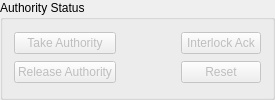
       <widget class="QGroupBox" name="groupBox_commands_2">
        <property name="title">
         <string>Authority Status</string>
        </property>
        <layout class="QGridLayout" name="gridLayout_6">
         <item row="0" column="0">
          <widget class="QPushButton" name="pushButton_take_auth">
           <property name="enabled">
            <bool>false</bool>
           </property>
           <property name="text">
            <string>Take Authority</string>
           </property>
          </widget>
         </item>
         <item row="0" column="1">
          <spacer name="horizontalSpacer_26">
           <property name="orientation">
            <enum>Qt::Horizontal</enum>
           </property>
           <property name="sizeHint" stdset="0">
            <size>
             <width>59</width>
             <height>20</height>
            </size>
           </property>
          </spacer>
         </item>
         <item row="0" column="2">
          <widget class="QPushButton" name="pushButton_interlock_ack">
           <property name="enabled">
            <bool>false</bool>
           </property>
           <property name="text">
            <string>Interlock Ack</string>
           </property>
          </widget>
         </item>
         <item row="1" column="0">
          <widget class="QPushButton" name="pushButton_release_auth">
           <property name="enabled">
            <bool>false</bool>
           </property>
           <property name="text">
            <string>Release Authority</string>
           </property>
          </widget>
         </item>
         <item row="1" column="1">
          <spacer name="horizontalSpacer_28">
           <property name="orientation">
            <enum>Qt::Horizontal</enum>
           </property>
           <property name="sizeHint" stdset="0">
            <size>
             <width>59</width>
             <height>20</height>
            </size>
           </property>
          </spacer>
         </item>
         <item row="1" column="2">
          <widget class="QPushButton" name="pushButton_reset">
           <property name="enabled">
            <bool>false</bool>
           </property>
           <property name="text">
            <string>Reset</string>
           </property>
          </widget>
         </item>
        </layout>
       </widget>
